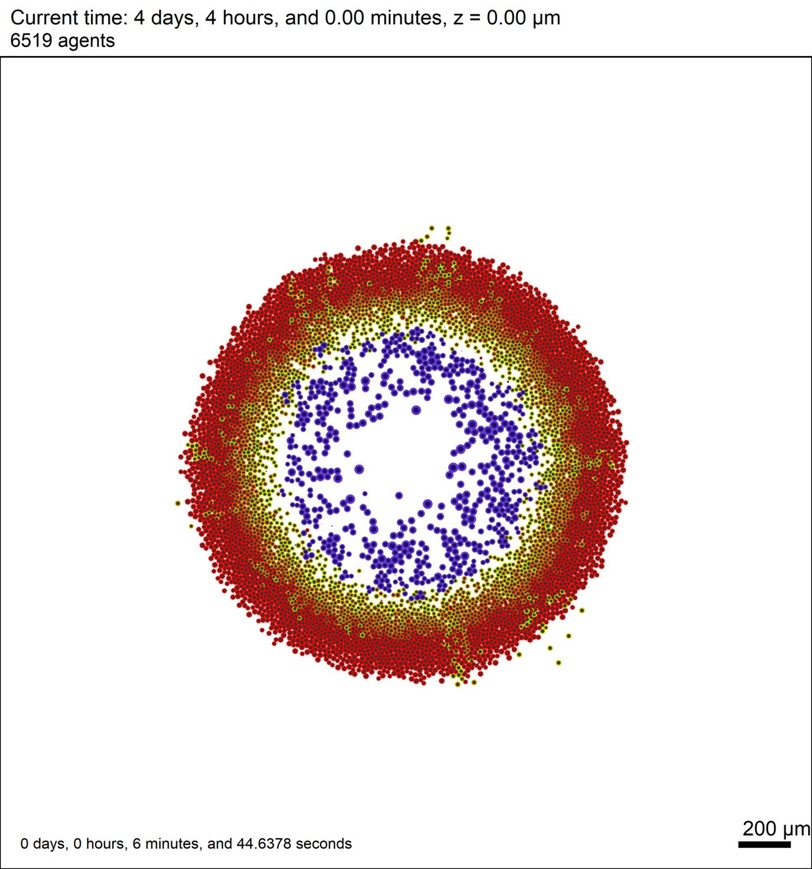
#> input picture snapshots/Output_B05_F050_T050.jpg, 812 x 869 px, shrunk from 1000 x 1070 before the run
$ python Tools.py
#> lines starting #> are read from the running program, lines starting #| are printed output that depends on the picture; after the words box and inside, x2 and y2 are one past the last pixel; in counts of white or black regions, pixels touching at a corner belong together
import numpy as np
import matplotlib.pyplot as plt
import cv2

# Read figure and classify according to Plumes, Escape cells, and Necrotic core
def ImageOpenCV(file,plot=True):
#> called with file = 'snapshots/Output_B05_F050_T050.jpg', plot = True
    img = cv2.imread(file)
#> img is the input picture: shape (869, 812, 3); mean B, G, R 220.5, 222, 234.1
    blur = cv2.blur(img,(5,5))

    # Cutting image
    img = img[100:-70, 5:-5]
#> img: shape (699, 802, 3)
    #img = img[250:-150, 150:-150]

    # Red filter
    channelred = img[:,:,0]
    _,thresh_val1 = cv2.threshold(channelred,15 ,255,cv2.THRESH_BINARY)
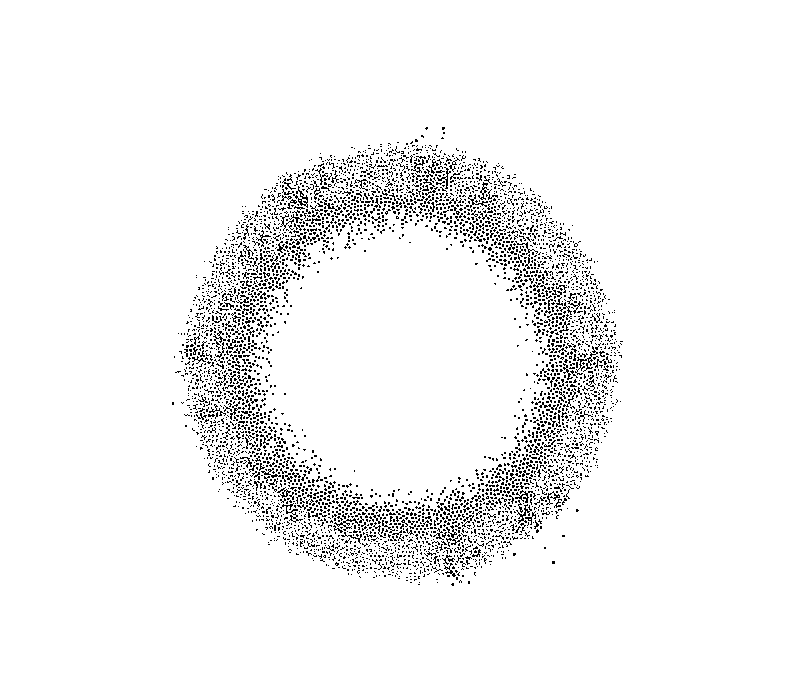
#> thresh_val1: shape (699, 802); 95.4% white; black in thin lines or dots, all inside (x1, y1, x2, y2) = (172, 127, 623, 586)
    thresh_val1 = cv2.bitwise_not(thresh_val1)
    # Green filter
    channelgreen = img[:,:,1]
    _,thresh_val2 = cv2.threshold(channelgreen,70 ,255,cv2.THRESH_BINARY)
#> thresh_val2: shape (699, 802); 87% white; 1858 black regions (1747 under 20 px), largest, box (x1, y1, x2, y2) and area: (174, 139, 624, 585) 52062, (373, 233, 538, 368) 3221, (457, 354, 517, 429) 1210
    thresh_val2 = cv2.bitwise_not(thresh_val2)
    # Blue filter
    channelblue = img[:,:,2]
    _,thresh_val3 = cv2.threshold(channelblue,40 ,255,cv2.THRESH_BINARY)
#> thresh_val3: shape (699, 802); 99.3% white; black in thin lines or dots, all inside (x1, y1, x2, y2) = (190, 217, 608, 511)
    thresh_val3 = cv2.bitwise_not(thresh_val3)
    # Combine
    mask = cv2.bitwise_and(thresh_val1,thresh_val2)
    mask2 = cv2.bitwise_and(thresh_val1,~mask)
#> mask2: shape (699, 802); 0.69% white in thin lines or dots, all inside (x1, y1, x2, y2) = (186, 127, 609, 578)

    # Setting the elements
    element = cv2.getStructuringElement(shape=cv2.MORPH_OPEN, ksize=(5, 5))
    element2 = cv2.getStructuringElement(shape=cv2.MORPH_OPEN, ksize=(8, 8))

    morph_img = thresh_val1.copy()
    cv2.morphologyEx(src=thresh_val1, op=cv2.MORPH_CLOSE, kernel=element, dst=morph_img)
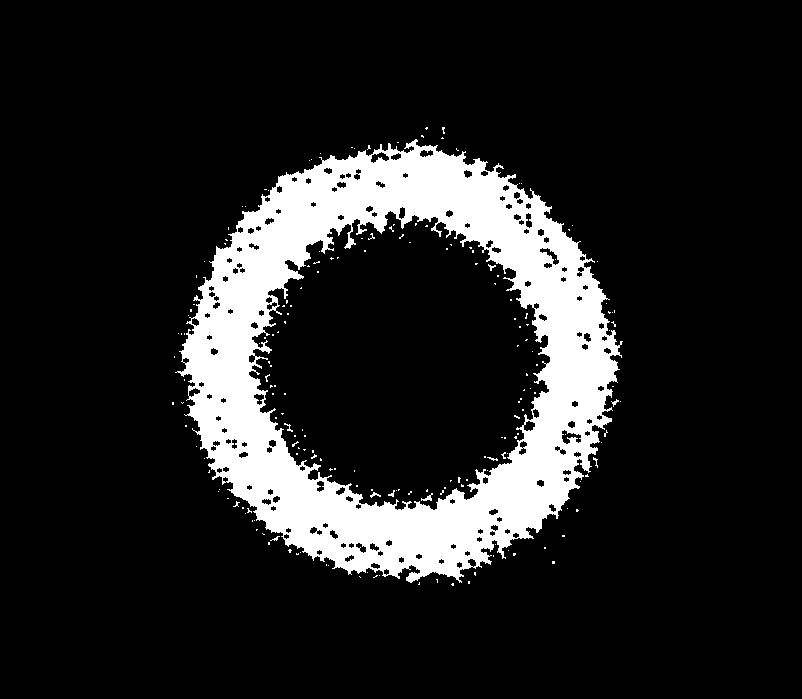
#> morph_img: shape (699, 802); 13.7% white; 190 white regions (181 under 20 px), largest, box (x1, y1, x2, y2) and area: (175, 139, 623, 583) 75555, (421, 493, 433, 501) 40, (370, 492, 381, 498) 28

    morph_img2 = mask2.copy()
    cv2.morphologyEx(src=mask2, op=cv2.MORPH_CLOSE, kernel=element, dst=morph_img2)
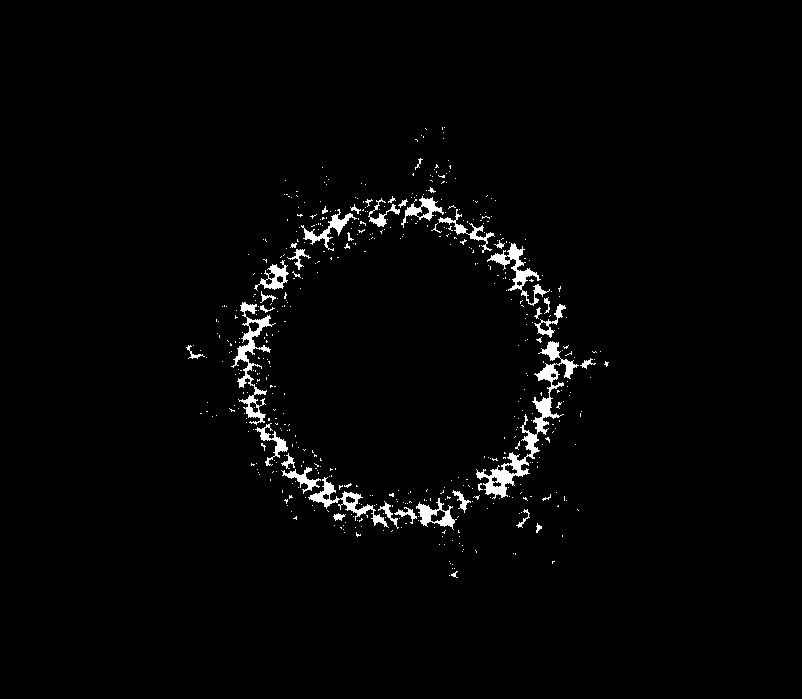
#> morph_img2: shape (699, 802); 2% white; 526 white regions (486 under 20 px), largest, box (x1, y1, x2, y2) and area: (476, 341, 579, 499) 2285, (231, 302, 276, 425) 1273, (487, 243, 550, 306) 833

    morph_img3 = thresh_val3.copy()
    cv2.morphologyEx(src=thresh_val3, op=cv2.MORPH_CLOSE, kernel=element2, dst=morph_img3)
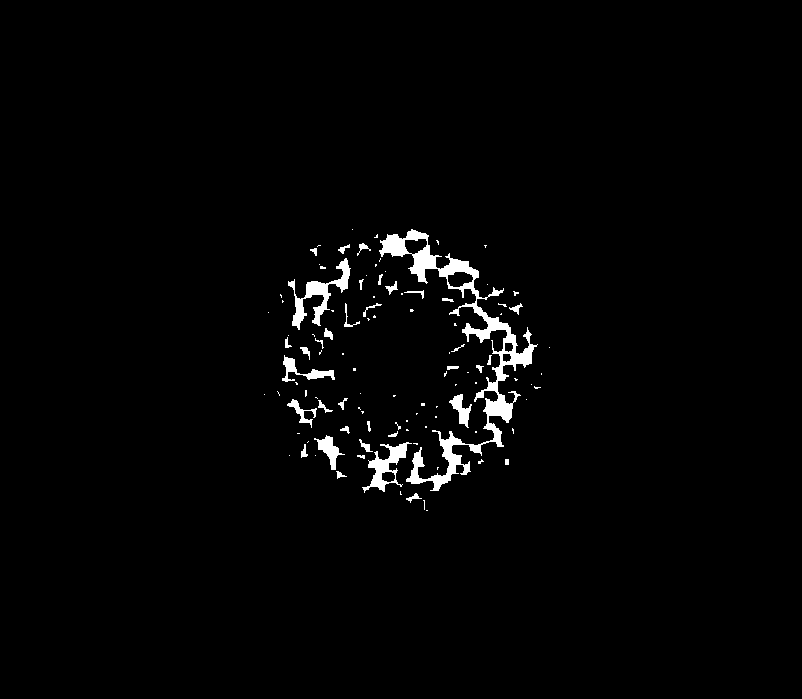
#> morph_img3: shape (699, 802); 1.9% white; 107 white regions (70 under 20 px)

    # Obtaining contours from filters
    contours,_ = cv2.findContours(morph_img,cv2.RETR_TREE,cv2.CHAIN_APPROX_SIMPLE)
#> contours = 354 contours, 188 with area under 20; largest, box (x1, y1, x2, y2) and area: (175, 139, 623, 583) 141645, (248, 210, 551, 511) 63800, (561, 429, 582, 445) 172, (539, 247, 560, 266) 133, (370, 151, 390, 164) 125
    contours2,_ = cv2.findContours(morph_img2,cv2.RETR_TREE,cv2.CHAIN_APPROX_SIMPLE)
#> contours2 = 542 contours, 497 with area under 20; largest, box (x1, y1, x2, y2) and area: (476, 341, 579, 499) 1974, (231, 302, 276, 425) 1072, (308, 477, 389, 528) 680, (487, 243, 550, 306) 674, (416, 498, 457, 530) 507
    contours3,_ = cv2.findContours(morph_img3,cv2.RETR_TREE,cv2.CHAIN_APPROX_SIMPLE)
#> contours3 = 112 contours, 81 with area under 20; largest, box (x1, y1, x2, y2) and area: (379, 229, 538, 491) 5470, (288, 258, 351, 330) 972, (362, 442, 412, 493) 823, (282, 355, 335, 382) 338, (314, 435, 345, 470) 334

    # Sorting areas to each countour
    areas = [cv2.contourArea(c) for c in contours]
#> areas = 354 values, max 141645 at index 86, min 0 at index 4, mean 598.2
    sorted_areas = np.sort(areas)
#> sorted_areas = 354 values from 0 to 141645
    areas2 = [cv2.contourArea(c) for c in contours2]
#> areas2 = 542 values, max 1974.5 at index 275, min 0 at index 0, mean 16.78
    sorted_areas2 = np.sort(areas2)
#> sorted_areas2 = 542 values from 0 to 1974.5
    areas3 = [cv2.contourArea(c) for c in contours3]
#> areas3 = 112 values, max 5470.5 at index 106, min 0 at index 0, mean 90.29

    #Ellipses
    img1 = Convert_BW_to_RGB(morph_img2)
#> in Convert_BW_to_RGB, `ind = np.argwhere(image==0)`: ind = 549496 pairs, first value 0 to 698, second value 0 to 801
#> in Convert_BW_to_RGB, `ind_0 = np.argwhere(image!=0)`: ind_0 = 11102 pairs, first value 127 to 577, second value 186 to 608
    img2 = Convert_BW_to_RGB(morph_img+morph_img3)
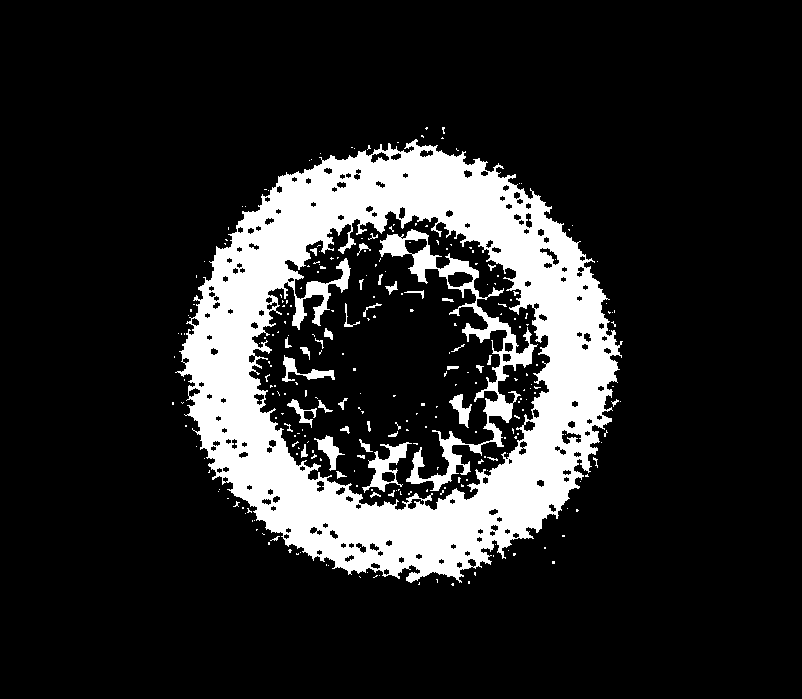
#> img2: shape (699, 802, 3) float64; 15.6% white; 270 white regions (229 under 20 px), largest, box (x1, y1, x2, y2) and area: (175, 139, 623, 583) 76935, (379, 229, 538, 491) 5734, (362, 442, 412, 493) 843
    if (len(sorted_areas) > 0):
        cntA=contours[areas.index(sorted_areas[-1])] #the biggest contour
#> cntA = contour of 1866 points, box (x1, y1, x2, y2) (175, 139, 623, 583), area 141645
        ellipseA = cv2.fitEllipse(cntA)
#> ellipseA = ((399.8, 361.4), (425.6, 427.9), 162.3)
        cv2.ellipse(img2,ellipseA,(0,0,200),4)
    if (len(sorted_areas2) > 0):
        cntA2=contours2[areas2.index(sorted_areas2[-1])] #the biggest contour
#> cntA2 = contour of 693 points, box (x1, y1, x2, y2) (476, 341, 579, 499), area 1974
        epsilon = 0.00001 * cv2.arcLength(cntA2, True)
#> epsilon = 0.0103
        approx = cv2.approxPolyDP(cntA2, epsilon, True)
#> approx has the same summary as cntA2
        cv2.drawContours(img1, [approx], -1, (0, 255, 0), 4)
        ellipseA2 = cv2.fitEllipse(cntA2)
#> ellipseA2 = ((524.1, 421), (49.02, 151.6), 26.8)
        cv2.ellipse(img1,ellipseA2,(0,120,200),4)

    #Necrotic cells
    img3 = morph_img3 - (morph_img)
    necrotic = False
    if( (np.sum(areas3)/np.sum(areas)) > 0.06):
        necrotic = True

    #Scapping cells
    scape = False
    morph_img4 = morph_img2.copy()
    (h,k),(ma,MA),angle = ellipseA
#> h = 399.8; k = 361.4; ma = 425.6; MA = 427.9; angle = 162.3
    ma = ma + 0.05*ma
#> ma = 446.9
    MA = MA + 0.05*MA
#> MA = 449.3
    ellipseB = (h,k),(ma,MA),angle
#> ellipseB = ((399.8, 361.4), (446.9, 449.3), 162.3)
    cv2.ellipse(morph_img4,ellipseB,(0,0,0),-1)
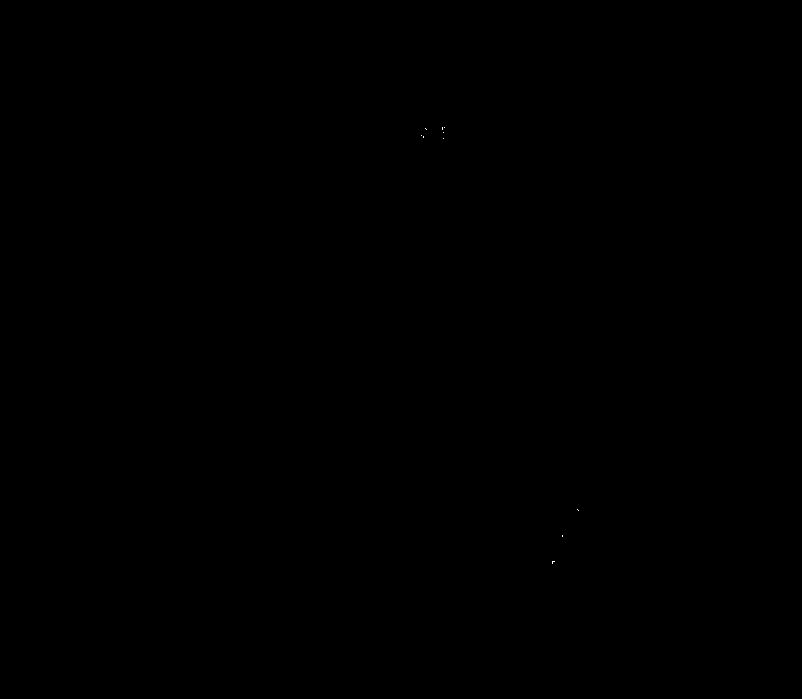
#> morph_img4: shape (699, 802); 0% white in thin lines or dots, all inside (x1, y1, x2, y2) = (421, 127, 579, 564)
    contours4,_ = cv2.findContours(morph_img4,cv2.RETR_TREE,cv2.CHAIN_APPROX_SIMPLE)
#> contours4 = 10 contours, all with area under 20
    areas4 = [cv2.contourArea(c) for c in contours4]
#> areas4 = [0.5, 0, 0, 0, 0, 0, 0, 0, 0, 0]
    if (np.sum(areas4) > 20.0):
        scape = True
    for ind in range(0,len(contours4)):
        x = np.mean(contours4[ind][:,0,0])
        y = np.mean(contours4[ind][:,0,1])
        cv2.circle(img2,(int(x),int(y)),4,(0,200,0),2)
#> this loop made 10 passes
#> (x, y) on passes 1 to 8: (552.6, 561.6), (562, 535.5), (577.5, 509.5), (443, 138), (423, 136.5), (421, 135), (443, 132), (425.5, 128.5)

    #Plumes test
    plumes = False
    count = 0
    if (len(sorted_areas2) > 0):
        (h,k),(ma,MA),angle = ellipseA2
#> h = 524.1; k = 421; ma = 49.02; MA = 151.6; angle = 26.8
        angle = angle*np.pi/180.0
#> angle = 0.468
    for i in range( 0,approx.shape[0]):
        (x,y) = approx[i,0,:]
        p = (((x - h)*np.cos(angle) + (y-k)*np.sin(angle))**2 / ((0.5*ma)**2)) +  (((x - h)*np.sin(angle) - (y-k)*np.cos(angle))**2 / ((0.5*MA)**2))
        if (p > 1.0):
            dist = estimate_distance(x, y, 0.5*MA, 0.5*ma, x0=h, y0=k, angle=0, error=1e-5)
            tol =30.0
            if (dist >  tol):
                plumes = True
#> this loop made 693 passes
#> (p, px in estimate_distance, py in estimate_distance, dist) on passes 1 to 8: (1.33, 26.96, -22.91, 56.55), (1.3, 26.29, -22.99, 55.43), (1.34, 25.43, -23.09, 56.31), (1.31, 24.74, -23.17, 55.2), (1.36, 23.88, -23.26, 56.09), (1.38, 23.11, -23.34, 55.98), (1.44, 22.25, -23.43, 56.88), (1.41, 21.55, -23.5, 55.78)

    if (plot):
        cv2.imshow("Original", img)
        cv2.imshow("Plumes",img1)
        cv2.imshow("Escape cells",img2)
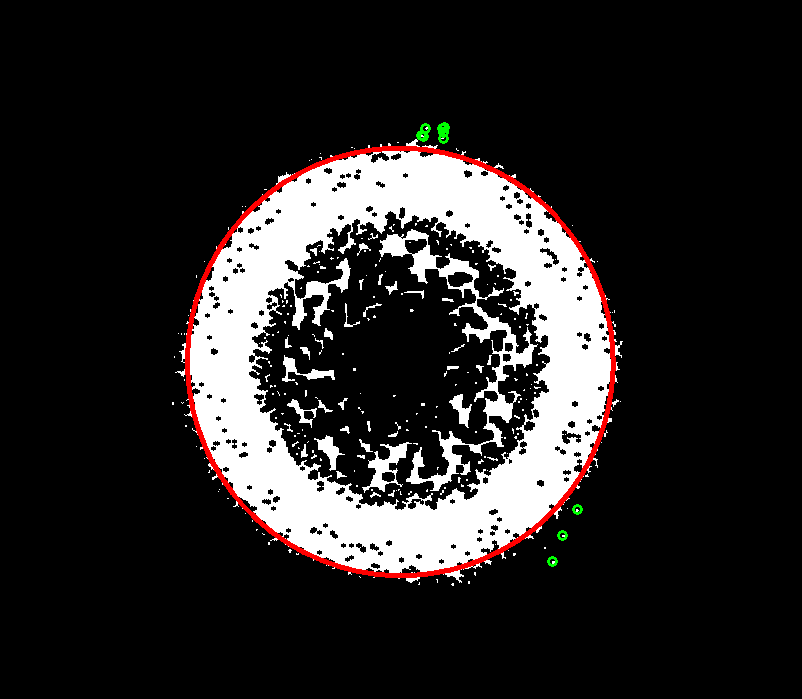
#> window 'Escape cells': shape (699, 802, 3); mean B, G, R 38.2, 38.5, 41.3
        cv2.imshow("Necrotic core",img3)
        # [5 lines of commented-out code are left out]
        cv2.waitKey()

    return plumes, scape, necrotic

def Convert_BW_to_RGB(image):
    New_image = np.zeros((image.shape[0],image.shape[1],3))
    ind = np.argwhere(image==0)
    New_image[ind[:,0],ind[:,1],0] = 0
    New_image[ind[:,0],ind[:,1],1] = 0
    New_image[ind[:,0],ind[:,1],2] = 0
    ind_0 = np.argwhere(image!=0)
    New_image[ind_0[:,0],ind_0[:,1],0] = 255
    New_image[ind_0[:,0],ind_0[:,1],1] = 255
    New_image[ind_0[:,0],ind_0[:,1],2] = 255
    return New_image

# [135 lines left out: functions Classify_all_simulations, discrete_matshow, not called in this run]

def ReplicaAnalysis(folder="replicas"):
    Plumes = np.zeros(20)
    EscCell = np.zeros(20)
    NecCore = np.zeros(20)

    for n in range(len(Plumes)):
        File = folder+"/final"+"%02i"%(n+1)+".jpg"
        Plumes[n], EscCell[n], NecCore[n] = ImageOpenCV(File,False)

    PlumesT = 100.0*np.sum(Plumes)/len(Plumes)
    PlumesF = 100.0 - PlumesT
    EscapeT = 100.0*np.sum(EscCell)/len(Plumes)
    EscapeF = 100.0 - EscapeT
    NecCorT = 100.0*np.sum(NecCore)/len(Plumes)
    NecCorF = 100.0 - NecCorT
    print(">>> Plumes: " + str(PlumesT) + "% Escape: " + str(EscapeT) + "% NecCore: " + str(NecCorT)+"%")

    labels = 'True', 'False'
    colors = ['Blue', 'Red']
    sizesP = [PlumesT, PlumesF]
    sizesE = [EscapeT, EscapeF]
    sizesN = [NecCorT, NecCorF]
    explode = (0, 0.5)  # only "explode" the 2nd slice (i.e. 'Hogs')
    fig = plt.figure(figsize=(12,4))
    ax1 = fig.add_subplot(1,3,1)
    ax1.pie(sizesP, explode=explode, autopct='%1.0f%%', shadow=True, startangle=90,colors=colors,textprops={'fontsize': 16})
    ax1.axis('equal')  # Equal aspect ratio ensures that pie is drawn as a circle.
    ax2 = fig.add_subplot(1,3,2)
    ax2.pie(sizesE, explode=explode, autopct='%1.0f%%', shadow=True, startangle=90,colors=colors,textprops={'fontsize': 16})
    ax2.axis('equal')  # Equal aspect ratio ensures that pie is drawn as a circle.
    ax3 = fig.add_subplot(1,3,3)
    ax3.pie(sizesN, explode=explode, autopct='%1.0f%%', shadow=True, startangle=90,colors=colors,textprops={'fontsize': 16})
    ax3.axis('equal')  # Equal aspect ratio ensures that pie is drawn as a circle.
    fig.legend(labels, loc="right",prop={'size': 16})
    plt.show()


from math import sin, cos, atan2, pi, fabs
def ellipe_tan_dot(rx, ry, px, py, theta):
    # Dot product of the equation of the line formed by the point with another point on the ellipse's boundary and the tangent of the ellipse at that point on the boundary.
    return ((rx ** 2 - ry ** 2) * cos(theta) * sin(theta) -
            px * rx * sin(theta) + py * ry * cos(theta))


def ellipe_tan_dot_derivative(rx, ry, px, py, theta):
    #The derivative of ellipe_tan_dot.
    return ((rx ** 2 - ry ** 2) * (cos(theta) ** 2 - sin(theta) ** 2) -
            px * rx * cos(theta) - py * ry * sin(theta))


def estimate_distance(x, y, rx, ry, x0=0, y0=0, angle=0, error=1e-5):
    # Given a point (x, y), and an ellipse with major - minor axis (rx, ry), its center at (x0, y0), and with a counter clockwise rotation of `angle` degrees, will return the distance between the ellipse and the closest point on the ellipses boundary.
    x -= x0
    y -= y0
    if angle:
        # rotate the points onto an ellipse whose rx, and ry lay on the x, y
        # axis
        angle = -pi / 180. * angle
        x, y = x * cos(angle) - y * sin(angle), x * sin(angle) + y * cos(angle)

    theta = atan2(rx * y, ry * x)
    while fabs(ellipe_tan_dot(rx, ry, x, y, theta)) > error:
        theta -= ellipe_tan_dot(
            rx, ry, x, y, theta) / \
            ellipe_tan_dot_derivative(rx, ry, x, y, theta)

    px, py = rx * cos(theta), ry * sin(theta)
    return ((x - px) ** 2 + (y - py) ** 2) ** .5


if __name__ == '__main__':
    # Example of image Boolean classifier (b=0.5, F_r = 50%, and T_p = 50h)
    print(ImageOpenCV("snapshots/Output_B05_F050_T050.jpg"))

    # Analysis of 20 replicates for b=0.5, F_r = 50%, and T_p = 50h (Folder \replicas)
#> (the run stopped early here; a loop or call above may not have finished)
